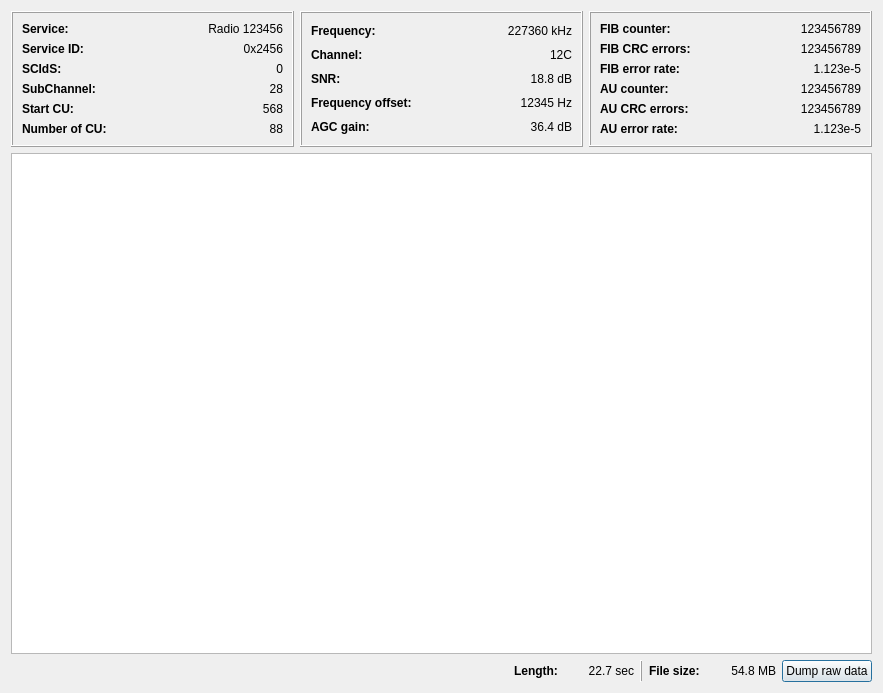
<?xml version="1.0" encoding="UTF-8"?>
<ui version="4.0">
 <class>EnsembleInfoDialog</class>
 <widget class="QDialog" name="EnsembleInfoDialog">
  <property name="geometry">
   <rect>
    <x>0</x>
    <y>0</y>
    <width>883</width>
    <height>693</height>
   </rect>
  </property>
  <property name="windowTitle">
   <string>Ensemble Information</string>
  </property>
  <layout class="QVBoxLayout" name="verticalLayout">
   <item>
    <layout class="QHBoxLayout" name="horizontalLayout_18">
     <item>
      <widget class="QFrame" name="FIBframe_2">
       <property name="frameShape">
        <enum>QFrame::Box</enum>
       </property>
       <property name="frameShadow">
        <enum>QFrame::Raised</enum>
       </property>
       <layout class="QVBoxLayout" name="verticalLayout_2">
        <item>
         <layout class="QHBoxLayout" name="horizontalLayout_2">
          <item>
           <widget class="QLabel" name="serviceLabel">
            <property name="font">
             <font>
              <bold>true</bold>
             </font>
            </property>
            <property name="text">
             <string>Service:</string>
            </property>
           </widget>
          </item>
          <item>
           <widget class="QLabel" name="service">
            <property name="text">
             <string>Radio 123456</string>
            </property>
            <property name="alignment">
             <set>Qt::AlignRight|Qt::AlignTrailing|Qt::AlignVCenter</set>
            </property>
           </widget>
          </item>
         </layout>
        </item>
        <item>
         <layout class="QHBoxLayout" name="horizontalLayout_3">
          <item>
           <widget class="QLabel" name="serviceIdLabel">
            <property name="font">
             <font>
              <bold>true</bold>
             </font>
            </property>
            <property name="text">
             <string>Service ID:</string>
            </property>
           </widget>
          </item>
          <item>
           <widget class="QLabel" name="serviceID">
            <property name="text">
             <string>0x2456</string>
            </property>
            <property name="alignment">
             <set>Qt::AlignRight|Qt::AlignTrailing|Qt::AlignVCenter</set>
            </property>
           </widget>
          </item>
         </layout>
        </item>
        <item>
         <layout class="QHBoxLayout" name="horizontalLayout_4">
          <item>
           <widget class="QLabel" name="scidsLabel">
            <property name="font">
             <font>
              <bold>true</bold>
             </font>
            </property>
            <property name="text">
             <string>SCIdS:</string>
            </property>
           </widget>
          </item>
          <item>
           <widget class="QLabel" name="scids">
            <property name="text">
             <string>0</string>
            </property>
            <property name="alignment">
             <set>Qt::AlignRight|Qt::AlignTrailing|Qt::AlignVCenter</set>
            </property>
           </widget>
          </item>
         </layout>
        </item>
        <item>
         <layout class="QHBoxLayout" name="horizontalLayout_5">
          <item>
           <widget class="QLabel" name="subChannelLabel">
            <property name="font">
             <font>
              <bold>true</bold>
             </font>
            </property>
            <property name="text">
             <string>SubChannel:</string>
            </property>
           </widget>
          </item>
          <item>
           <widget class="QLabel" name="subChannel">
            <property name="text">
             <string>28</string>
            </property>
            <property name="alignment">
             <set>Qt::AlignRight|Qt::AlignTrailing|Qt::AlignVCenter</set>
            </property>
           </widget>
          </item>
         </layout>
        </item>
        <item>
         <layout class="QHBoxLayout" name="horizontalLayout_6">
          <item>
           <widget class="QLabel" name="startCULabel">
            <property name="font">
             <font>
              <bold>true</bold>
             </font>
            </property>
            <property name="text">
             <string>Start CU:</string>
            </property>
           </widget>
          </item>
          <item>
           <widget class="QLabel" name="startCU">
            <property name="text">
             <string>568</string>
            </property>
            <property name="alignment">
             <set>Qt::AlignRight|Qt::AlignTrailing|Qt::AlignVCenter</set>
            </property>
           </widget>
          </item>
         </layout>
        </item>
        <item>
         <layout class="QHBoxLayout" name="horizontalLayout_7">
          <item>
           <widget class="QLabel" name="numCULabel">
            <property name="font">
             <font>
              <bold>true</bold>
             </font>
            </property>
            <property name="text">
             <string>Number of CU:</string>
            </property>
           </widget>
          </item>
          <item>
           <widget class="QLabel" name="numCU">
            <property name="text">
             <string>88</string>
            </property>
            <property name="alignment">
             <set>Qt::AlignRight|Qt::AlignTrailing|Qt::AlignVCenter</set>
            </property>
           </widget>
          </item>
         </layout>
        </item>
       </layout>
      </widget>
     </item>
     <item>
      <widget class="QFrame" name="signalFrame">
       <property name="frameShape">
        <enum>QFrame::Box</enum>
       </property>
       <property name="frameShadow">
        <enum>QFrame::Raised</enum>
       </property>
       <layout class="QVBoxLayout" name="verticalLayout_3">
        <item>
         <layout class="QHBoxLayout" name="horizontalLayout">
          <item>
           <widget class="QLabel" name="freqLabel">
            <property name="font">
             <font>
              <bold>true</bold>
             </font>
            </property>
            <property name="text">
             <string>Frequency:</string>
            </property>
           </widget>
          </item>
          <item>
           <widget class="QLabel" name="freq">
            <property name="text">
             <string>227360 kHz</string>
            </property>
            <property name="alignment">
             <set>Qt::AlignRight|Qt::AlignTrailing|Qt::AlignVCenter</set>
            </property>
           </widget>
          </item>
         </layout>
        </item>
        <item>
         <layout class="QHBoxLayout" name="horizontalLayout_8">
          <item>
           <widget class="QLabel" name="channelLabel">
            <property name="font">
             <font>
              <bold>true</bold>
             </font>
            </property>
            <property name="text">
             <string>Channel:</string>
            </property>
           </widget>
          </item>
          <item>
           <widget class="QLabel" name="channel">
            <property name="text">
             <string>12C</string>
            </property>
            <property name="alignment">
             <set>Qt::AlignRight|Qt::AlignTrailing|Qt::AlignVCenter</set>
            </property>
           </widget>
          </item>
         </layout>
        </item>
        <item>
         <layout class="QHBoxLayout" name="horizontalLayout_9">
          <item>
           <widget class="QLabel" name="snrLabel">
            <property name="font">
             <font>
              <bold>true</bold>
             </font>
            </property>
            <property name="text">
             <string>SNR:</string>
            </property>
           </widget>
          </item>
          <item>
           <widget class="QLabel" name="snr">
            <property name="text">
             <string>18.8 dB</string>
            </property>
            <property name="alignment">
             <set>Qt::AlignRight|Qt::AlignTrailing|Qt::AlignVCenter</set>
            </property>
           </widget>
          </item>
         </layout>
        </item>
        <item>
         <layout class="QHBoxLayout" name="horizontalLayout_10">
          <item>
           <widget class="QLabel" name="freqOffsetLabel">
            <property name="font">
             <font>
              <bold>true</bold>
             </font>
            </property>
            <property name="text">
             <string>Frequency offset:</string>
            </property>
           </widget>
          </item>
          <item>
           <widget class="QLabel" name="freqOffset">
            <property name="text">
             <string>12345 Hz</string>
            </property>
            <property name="alignment">
             <set>Qt::AlignRight|Qt::AlignTrailing|Qt::AlignVCenter</set>
            </property>
           </widget>
          </item>
         </layout>
        </item>
        <item>
         <layout class="QHBoxLayout" name="horizontalLayout_11">
          <item>
           <widget class="QLabel" name="agcGainLabel">
            <property name="font">
             <font>
              <bold>true</bold>
             </font>
            </property>
            <property name="text">
             <string>AGC gain:</string>
            </property>
           </widget>
          </item>
          <item>
           <widget class="QLabel" name="agcGain">
            <property name="text">
             <string>36.4 dB</string>
            </property>
            <property name="alignment">
             <set>Qt::AlignRight|Qt::AlignTrailing|Qt::AlignVCenter</set>
            </property>
           </widget>
          </item>
         </layout>
        </item>
       </layout>
      </widget>
     </item>
     <item>
      <widget class="QFrame" name="FIBframe">
       <property name="frameShape">
        <enum>QFrame::Box</enum>
       </property>
       <property name="frameShadow">
        <enum>QFrame::Raised</enum>
       </property>
       <layout class="QVBoxLayout" name="verticalLayout_4">
        <item>
         <layout class="QHBoxLayout" name="horizontalLayout_12">
          <item>
           <widget class="QLabel" name="fibCountLabel">
            <property name="font">
             <font>
              <bold>true</bold>
             </font>
            </property>
            <property name="text">
             <string>FIB counter:</string>
            </property>
           </widget>
          </item>
          <item>
           <widget class="QLabel" name="fibCount">
            <property name="text">
             <string>123456789</string>
            </property>
            <property name="alignment">
             <set>Qt::AlignRight|Qt::AlignTrailing|Qt::AlignVCenter</set>
            </property>
           </widget>
          </item>
         </layout>
        </item>
        <item>
         <layout class="QHBoxLayout" name="horizontalLayout_13">
          <item>
           <widget class="QLabel" name="fibErrCountLabel">
            <property name="font">
             <font>
              <bold>true</bold>
             </font>
            </property>
            <property name="text">
             <string>FIB CRC errors:</string>
            </property>
           </widget>
          </item>
          <item>
           <widget class="QLabel" name="fibErrCount">
            <property name="text">
             <string>123456789</string>
            </property>
            <property name="alignment">
             <set>Qt::AlignRight|Qt::AlignTrailing|Qt::AlignVCenter</set>
            </property>
           </widget>
          </item>
         </layout>
        </item>
        <item>
         <layout class="QHBoxLayout" name="horizontalLayout_14">
          <item>
           <widget class="QLabel" name="fibErrRateLabel">
            <property name="font">
             <font>
              <bold>true</bold>
             </font>
            </property>
            <property name="text">
             <string>FIB error rate:</string>
            </property>
           </widget>
          </item>
          <item>
           <widget class="QLabel" name="fibErrRate">
            <property name="text">
             <string>1.123e-5</string>
            </property>
            <property name="alignment">
             <set>Qt::AlignRight|Qt::AlignTrailing|Qt::AlignVCenter</set>
            </property>
           </widget>
          </item>
         </layout>
        </item>
        <item>
         <layout class="QHBoxLayout" name="horizontalLayout_15">
          <item>
           <widget class="QLabel" name="crcCountLabel">
            <property name="font">
             <font>
              <bold>true</bold>
             </font>
            </property>
            <property name="text">
             <string>AU counter:</string>
            </property>
           </widget>
          </item>
          <item>
           <widget class="QLabel" name="crcCount">
            <property name="text">
             <string>123456789</string>
            </property>
            <property name="alignment">
             <set>Qt::AlignRight|Qt::AlignTrailing|Qt::AlignVCenter</set>
            </property>
           </widget>
          </item>
         </layout>
        </item>
        <item>
         <layout class="QHBoxLayout" name="horizontalLayout_16">
          <item>
           <widget class="QLabel" name="crcErrCountLabel">
            <property name="font">
             <font>
              <bold>true</bold>
             </font>
            </property>
            <property name="text">
             <string>AU CRC errors:</string>
            </property>
           </widget>
          </item>
          <item>
           <widget class="QLabel" name="crcErrCount">
            <property name="text">
             <string>123456789</string>
            </property>
            <property name="alignment">
             <set>Qt::AlignRight|Qt::AlignTrailing|Qt::AlignVCenter</set>
            </property>
           </widget>
          </item>
         </layout>
        </item>
        <item>
         <layout class="QHBoxLayout" name="horizontalLayout_17">
          <item>
           <widget class="QLabel" name="crcErrRateLabel">
            <property name="font">
             <font>
              <bold>true</bold>
             </font>
            </property>
            <property name="text">
             <string>AU error rate:</string>
            </property>
           </widget>
          </item>
          <item>
           <widget class="QLabel" name="crcErrRate">
            <property name="text">
             <string>1.123e-5</string>
            </property>
            <property name="alignment">
             <set>Qt::AlignRight|Qt::AlignTrailing|Qt::AlignVCenter</set>
            </property>
           </widget>
          </item>
         </layout>
        </item>
       </layout>
      </widget>
     </item>
    </layout>
   </item>
   <item>
    <widget class="QTextEdit" name="ensStructureTextEdit">
     <property name="minimumSize">
      <size>
       <width>700</width>
       <height>400</height>
      </size>
     </property>
     <property name="sizeAdjustPolicy">
      <enum>QAbstractScrollArea::AdjustToContents</enum>
     </property>
     <property name="lineWrapMode">
      <enum>QTextEdit::NoWrap</enum>
     </property>
     <property name="readOnly">
      <bool>true</bool>
     </property>
    </widget>
   </item>
   <item>
    <layout class="QHBoxLayout" name="horizontalLayout_21">
     <item>
      <layout class="QHBoxLayout" name="horizontalLayout_19">
       <item>
        <spacer name="horizontalSpacer">
         <property name="orientation">
          <enum>Qt::Horizontal</enum>
         </property>
         <property name="sizeHint" stdset="0">
          <size>
           <width>40</width>
           <height>20</height>
          </size>
         </property>
        </spacer>
       </item>
       <item>
        <widget class="QLabel" name="dumpLengthLabel">
         <property name="font">
          <font>
           <bold>true</bold>
          </font>
         </property>
         <property name="text">
          <string>Length:</string>
         </property>
        </widget>
       </item>
       <item>
        <widget class="QLabel" name="dumpLength">
         <property name="minimumSize">
          <size>
           <width>70</width>
           <height>0</height>
          </size>
         </property>
         <property name="text">
          <string>22.7 sec</string>
         </property>
         <property name="alignment">
          <set>Qt::AlignRight|Qt::AlignTrailing|Qt::AlignVCenter</set>
         </property>
        </widget>
       </item>
      </layout>
     </item>
     <item>
      <widget class="QFrame" name="dumpVLine">
       <property name="frameShape">
        <enum>QFrame::VLine</enum>
       </property>
       <property name="frameShadow">
        <enum>QFrame::Raised</enum>
       </property>
      </widget>
     </item>
     <item>
      <layout class="QHBoxLayout" name="horizontalLayout_20">
       <item>
        <widget class="QLabel" name="dumpSizeLabel">
         <property name="font">
          <font>
           <bold>true</bold>
          </font>
         </property>
         <property name="text">
          <string>File size:</string>
         </property>
        </widget>
       </item>
       <item>
        <widget class="QLabel" name="dumpSize">
         <property name="minimumSize">
          <size>
           <width>70</width>
           <height>0</height>
          </size>
         </property>
         <property name="text">
          <string>54.8 MB</string>
         </property>
         <property name="alignment">
          <set>Qt::AlignRight|Qt::AlignTrailing|Qt::AlignVCenter</set>
         </property>
        </widget>
       </item>
      </layout>
     </item>
     <item>
      <widget class="QPushButton" name="dumpButton">
       <property name="text">
        <string>Dump raw data</string>
       </property>
      </widget>
     </item>
    </layout>
   </item>
  </layout>
 </widget>
 <resources/>
 <connections/>
</ui>
